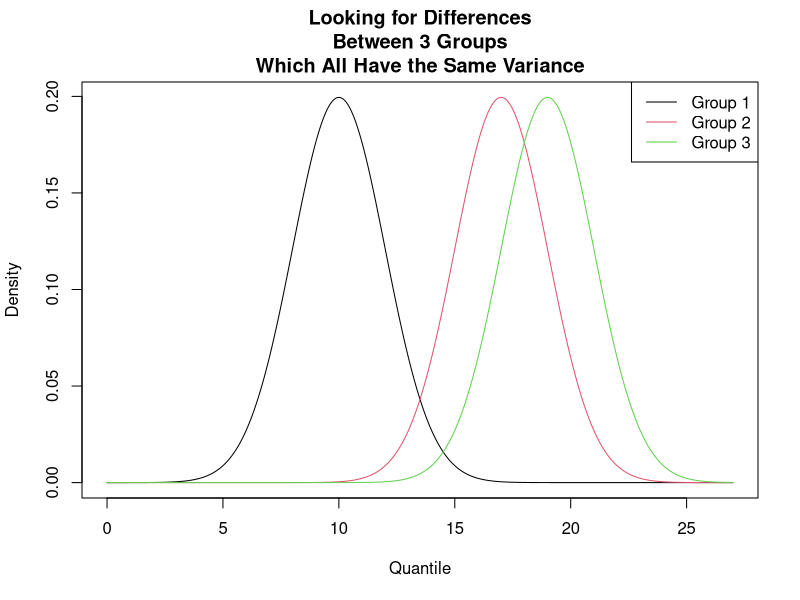
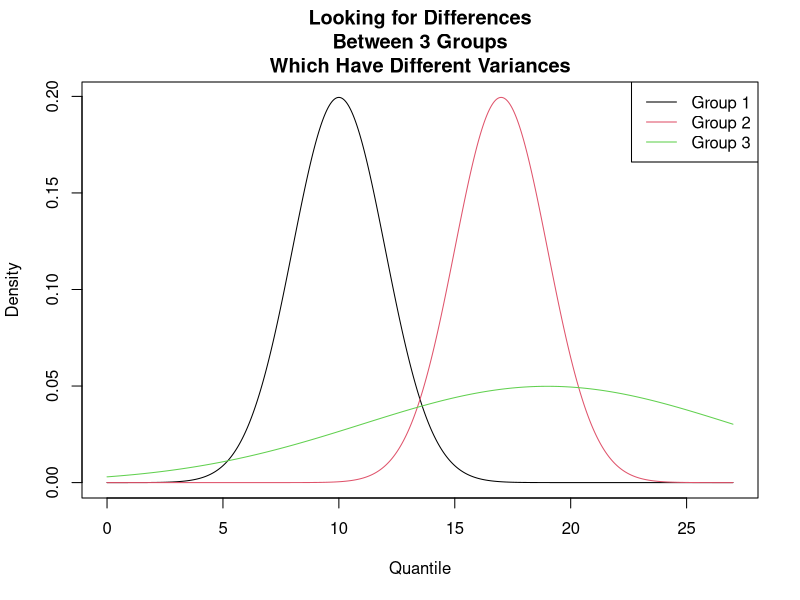
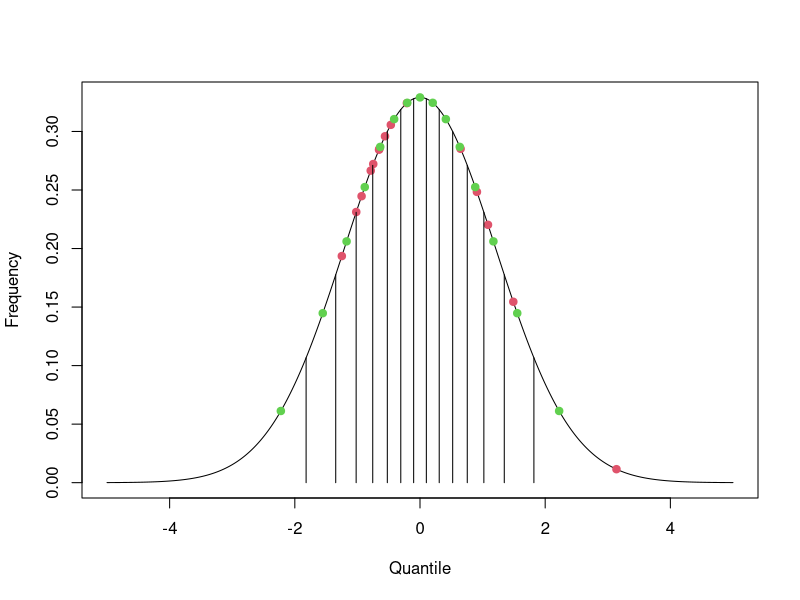
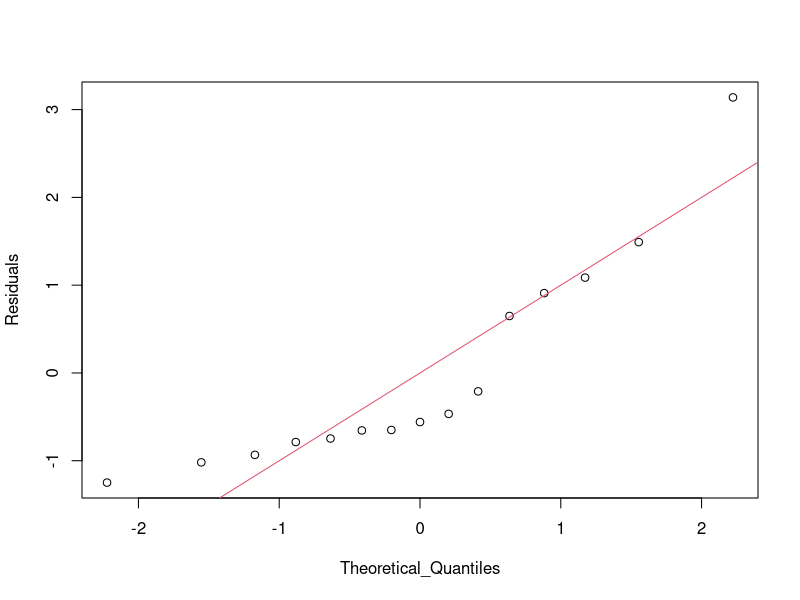

Source code (R) for these figures, in order:

# The Linear Model and the Analysis of Variance


# Today I'll be explaining some conceptual stuff
# pertaining to statistics. We won't go over too any
# programming stuff.

# Dummy Variables

lm(iris$Sepal.Length ~ iris$Species)

# We only have one predictor variable in this model.
# Why are there two coefficients in this model?

# It's because the variable 'Species' is categorical.

# There are three unique 'Species'.

unique(iris$Species)

# In order to perform linear regression on a
# categorical variable, dummy variables must be used.
# Dummy variables are a numeric way of representing
# categorical variables.

# Here is an example of what dummy variables are.

My_Data <- iris
My_Data$versicolor <- ifelse(iris$Species == 'versicolor', 1, 0)
My_Data$setosa <- ifelse(iris$Species == 'setosa', 1, 0)
My_Data$virginica <- ifelse(iris$Species == 'virginica', 1, 0)
View(My_Data)

# We just created 3 new columns (one for each
# species).

# We could actually get by with just two columns.

My_Data <- My_Data[, which(colnames(My_Data) != 'virginica')]
View(My_Data)

# In this case, we got rid of the 'virginica'
# column, but we can still tell if a species is
# 'virginica' or not - if it's not 'versicolor' or
# 'setosa', it must be 'virginica'.

# In short, for a given categorical variable with n
# unique categories, we use n - 1 dummy variables to
# create our model.

lm(iris$Sepal.Length ~ iris$Species)

# That's why we have two, and not one or three, slopes
# in this model.

# In this case, 'setosa' is the baseline, and
# 'versicolor' has an average sepal length 0.930 units
# greater than that of 'setosa'. 'virginica' has an
# average sepal length 1.592 units greater than that
# of 'setosa'.

# Here's what the model actually looks like:

# Sepal.Length = 5.006 + (0.930 * Speciesversicolor) +
# (1.582 * Speciesvirginica)

# Remember that the 'Speciesversicolor' and
# 'Speciesvirginica' variables are either '0's or
# '1's. If both are '0', then the species must be
# 'setosa', and the sepal length is predicted to be
# 5.006, which is the mean sepal length for the
# species 'setosa'.

mean(iris$Sepal.Length[iris$Species == 'setosa'])


# Analysis of Variance


# How does the analysis of variance work?

Quantile <- seq(0, 27, 0.01)
Group_1 <- dnorm(Quantile, 10, 2)
Group_2 <- dnorm(Quantile, 17, 2)
Group_3 <- dnorm(Quantile, 19, 2)
plot(Group_1 ~ Quantile, type = 'l', col = 1, main = 'Looking for Differences\nBetween 3 Groups\nWhich All Have the Same Variance', xlab = 'Quantile', ylab = 'Density')
lines(Group_2 ~ Quantile, col = 2)
lines(Group_3 ~ Quantile, col = 3)
legend('topright', legend = paste("Group", 1:3), lty = 1, col = 1:3)

# Group 1 has a mean of 10, group 2 has a mean of 17,
# and group 3 has a mean of 19. How can we tell if
# they are significantly different?

# It depends on their variances. Since each group has
# the same variance, we can easily calculate a
# critical distance that can serve to indicate if
# groups are different. You can see how much group 2
# and group 3 overlap, so it's a safe bet to say that
# these groups aren't different. Group 1, on the other
# hand, is quite a bit lower than the other two, and
# its probability distribution function doesn't
# overlap much with the other two. It's safe to say
# that group 1 is probably different than the other
# two groups.

# In practice, groups never have the same exact
# variance. The analysis of variance works by
# calculating a weighted average of the variances
# of the groups. Then, based on this variance, a
# critical distance is calculated. This critical
# distance is the distance between means that two
# groups have to be apart to be deemed different.
# The critical distance is based on the weighted-
# average variance.

# There are two key assumptions this analysis makes.

# First, observations within groups must be
# normally-distributed. Another way of saying this is
# that the residuals must be normally-distributed.
# Residuals are based on a fitted model, and if the
# model predicts that an observation will be the mean
# of the group it's in, then the residuals will be the
# distance between each observation and the mean of
# the group it's in. If these residuals are normally-
# distributed, then the observations within each group
# will also be normally-distributed - you're
# essentially just shifting the whole distribution
# over so that it's centered on 0 instead of on the
# group mean.

# Second, variances of the groups should be the same.
# If they aren't, the critical distance will be
# meaningless.

# Here's an example to prove my point.

Quantile <- seq(0, 27, 0.01)
Group_1 <- dnorm(Quantile, 10, 2)
Group_2 <- dnorm(Quantile, 17, 2)
Group_3 <- dnorm(Quantile, 19, 8)
plot(Group_1 ~ Quantile, type = 'l', col = 1, main = 'Looking for Differences\nBetween 3 Groups\nWhich Have Different Variances', xlab = 'Quantile', ylab = 'Density')
lines(Group_2 ~ Quantile, col = 2)
lines(Group_3 ~ Quantile, col = 3)
legend('topright', legend = paste("Group", 1:3), lty = 1, col = 1:3)

# Since group 3 now has a much larger variance than
# the other two groups, the weighted-average variance
# will be greater than it was in the first example.
# Therefore, the critical distance will also be
# greater. Groups 1 and 2 probably won't be different
# anymore because of this new critical distance.
# Furthermore, groups 1 and 3 may be deemed different
# even though there is a significant amount of overlap
# between them, and this is because the critical
# distance is based on the weighted-average variance -
# this critical distance will be too big for the
# groups with the lower variances and too small for
# the group with the large variance.

# Let's work through an example.

Group_1 <- rnorm(5, 10, 2)
Group_2 <- rnorm(5, 17, 2)
Group_3 <- rnorm(5, 19, 2)
Response <- c(Group_1, Group_2, Group_3)
Group <- rep(paste0("Group_", 1:3), each = 5)
(My_Data <- data.frame(Group = Group, Response = Response))

# First, let's build the model.

# My_Data$Response ~ My_Data$Group

# Now, let's test the assumptions.

# Are the residuals normally-distributed?

(Residuals <- lm(Response ~ Group, data = My_Data)$resid)

# Let's look at a quantile-quantile plot.

Mean <- mean(Residuals)
Standard_Deviation <- sd(Residuals)
Quantile <- seq(-5, 5, 0.01)
Frequency <- dnorm(Quantile, Mean, Standard_Deviation)
plot(Frequency ~ Quantile, type = 'l')

# Let's plot our points on this curve.

Our_Residuals <- dnorm(Residuals, Mean, Standard_Deviation)
points(Residuals, Our_Residuals, col = 2, pch = 19)

# Now, let's plot the theoretical values. Since we
# have 15 residuals, we'll have to split this curve up
# into 15 equally-sized regions by area and then
# calculate the midpoints of those regions (by area).
# The quantiles of those midpoints are our theoretical
# values.

for (i in 1:14) {
  segments(qnorm(i / 15, Mean, Standard_Deviation), 0, qnorm(i / 15, Mean, Standard_Deviation), dnorm(qnorm(i / 15, Mean, Standard_Deviation), Mean, Standard_Deviation))
}

# Now let's add the midpoints.

for (i in 1:15) {
  points(qnorm((2 * i - 1) / 30, Mean, Standard_Deviation), dnorm(qnorm((2 * i - 1) / 30, Mean, Standard_Deviation), Mean, Standard_Deviation), pch = 19, col = 3)
}

# Now, let's look at the quantile-quantile plot.

Theoretical_Quantiles <- qnorm((2 * 1:15 - 1) / 30, Mean, Standard_Deviation)
Residuals <- Residuals[order(Residuals)]
plot(Residuals ~ Theoretical_Quantiles)
abline(0, 1, col = 2)

# It looks pretty good. What do you think?

# We can test this assumption using the Shapiro-Wilk
# test. The null hypothesis of this test is that the
# data follow a normal distribution. Therefore, if the
# p value is greater than 0.05, we can say the data
# are normally-distributed.

shapiro.test(Residuals)

# The Shapiro-Wilk test statistic (W) is very similar
# to, but not exactly the same as, the Pearson's
# correlation coefficient for the relationship
# between the residuals and these theoretical
# quantiles.

cor(Residuals, Theoretical_Quantiles)
shapiro.test(Residuals)$statistic

# Are the variances homogeneous?

# We can use Levene's test for this. The null
# hypothesis of this test is that variances are equal,
# so a p value that's greater than 0.05 suggests that
# variances are equal.

# There is a function to perform Levene's test but
# it's in the 'car' package, so we'll have to install
# and load that package.

if (!require (car)) {
  install.packages('car')
}
library (car)

leveneTest(Response ~ as.factor(Group), center = mean, data = My_Data)

# How does Levene's test work?

# If variances are equal, the distance between
# individual data points and group means (or medians)
# should be, on average, the same across groups.

# All a Levene's test does is perform an analysis of
# variance on these distances (actually, it is on the
# absolute values of these differences).

My_Data_List <- split(My_Data, My_Data$Group)
Means <- lapply(My_Data_List, function (x) {
  mean(x$Response)
})
My_Data_List <- mapply(function (x, y) {
  x$Absolute_Distances <- abs(x$Response - y)
  return (x)
}, x = My_Data_List, y = Means, SIMPLIFY = F)
My_Data <- unsplit(My_Data_List, Group)

summary(aov(Absolute_Distances ~ Group, My_Data))

# Our data meet both of these assumptions, so let's
# proceed with the analysis.

summary(aov(Response ~ Group, data = My_Data))

# It looks like there are statistically-significant
# differences between groups.

# If you want to learn more, please take Iago Hale's
# course, ANFS 993 (Design, Analysis, and
# Interpretation of Experiments) this spring.
